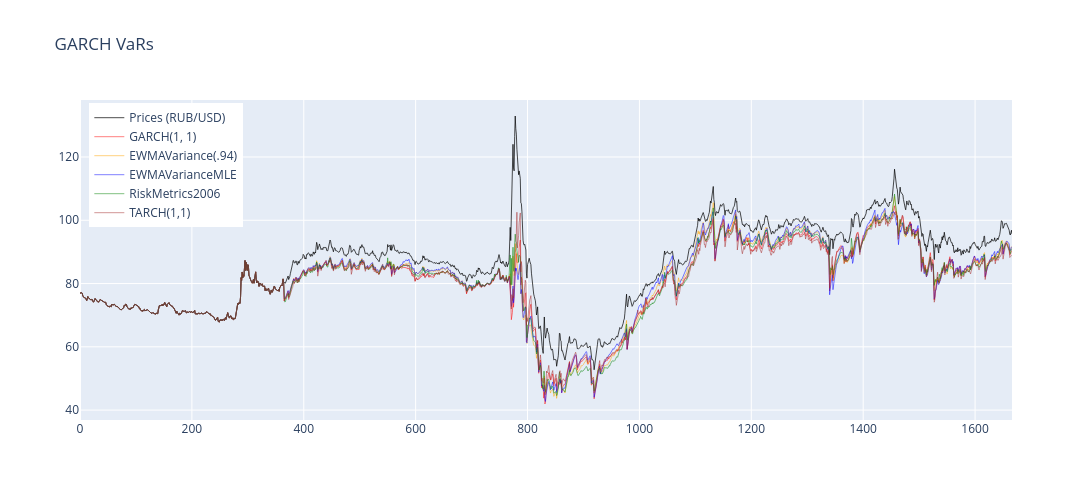

This figure's notebook cell:
### Code cell
import plotly.graph_objects as go

# Create figure
fig = go.Figure()

# Add the returns line (scaled)
fig.add_trace(go.Scatter(
    x=np.arange(len(prices_usd)),
    y= prices_usd,
    mode='lines',
    name='Prices (RUB/USD)',
    line=dict(color='black', width=1),
    opacity=0.7
))

# Add GARCH(1,1)
fig.add_trace(go.Scatter(
    x=np.arange(len(prices_usd)),
    y=turn_var_into_real_terms(_norm_vars, prices_usd),
    mode='lines',
    line=dict(color='red', width=0.5),
    name='GARCH(1, 1)'
))

fig.add_trace(go.Scatter(
    x=np.arange(len(prices_usd)),
    y=turn_var_into_real_terms(_ewma94_vars, prices_usd),
    mode='lines',
    line=dict(color='orange', width=0.5),
    name='EWMAVariance(.94)'
))

fig.add_trace(go.Scatter(
    x=np.arange(len(prices_usd)),
    y=turn_var_into_real_terms(_ewmaMLE_vars, prices_usd),
    mode='lines',
    line=dict(color='blue', width=0.5),
    name='EWMAVarianceMLE'
))

fig.add_trace(go.Scatter(
    x=np.arange(len(prices_usd)),
    y=turn_var_into_real_terms(_rm2006_vars, prices_usd),
    mode='lines',
    line=dict(color='green', width=0.5),
    name='RiskMetrics2006'
))

fig.add_trace(go.Scatter(
    x=np.arange(len(prices_usd)),
    y=turn_var_into_real_terms(_tarch_vars, prices_usd),
    mode='lines',
    line=dict(color='brown', width=0.5),
    name='TARCH(1,1)'
))

# Update layout
fig.update_layout(
    title=f'GARCH VaRs',
    width=1200,
    height=500,
    hovermode='x unified',
    legend=dict(
        yanchor="top",
        y=0.99,
        xanchor="left",
        x=0.01
    )
)

fig.show()

### Figure 1 — Plotly figure (JSON) as saved in the notebook; plotly's stock layout.template omitted (floating-point values rounded to 4 significant figures; data arrays with more than 128 entries replaced by an {"elided": "..."} marker saying what was removed)
{"data": [{"line": {"color": "black", "width": 1}, "mode": "lines", "name": "Prices (RUB/USD)", "opacity": 0.7, "type": "scatter", "x": {"elided": "1667 int values"}, "y": {"elided": "1667 float values"}}, {"line": {"color": "red", "width": 0.5}, "mode": "lines", "name": "GARCH(1, 1)", "type": "scatter", "x": {"elided": "1667 int values"}, "y": {"elided": "1666 float values"}}, {"line": {"color": "orange", "width": 0.5}, "mode": "lines", "name": "EWMAVariance(.94)", "type": "scatter", "x": {"elided": "1667 int values"}, "y": {"elided": "1666 float values"}}, {"line": {"color": "blue", "width": 0.5}, "mode": "lines", "name": "EWMAVarianceMLE", "type": "scatter", "x": {"elided": "1667 int values"}, "y": {"elided": "1666 float values"}}, {"line": {"color": "green", "width": 0.5}, "mode": "lines", "name": "RiskMetrics2006", "type": "scatter", "x": {"elided": "1667 int values"}, "y": {"elided": "1666 float values"}}, {"line": {"color": "brown", "width": 0.5}, "mode": "lines", "name": "TARCH(1,1)", "type": "scatter", "x": {"elided": "1667 int values"}, "y": {"elided": "1666 float values"}}], "layout": {"height": 500, "hovermode": "x unified", "legend": {"x": 0.01, "xanchor": "left", "y": 0.99, "yanchor": "top"}, "title": {"text": "GARCH VaRs"}, "width": 1200}}
